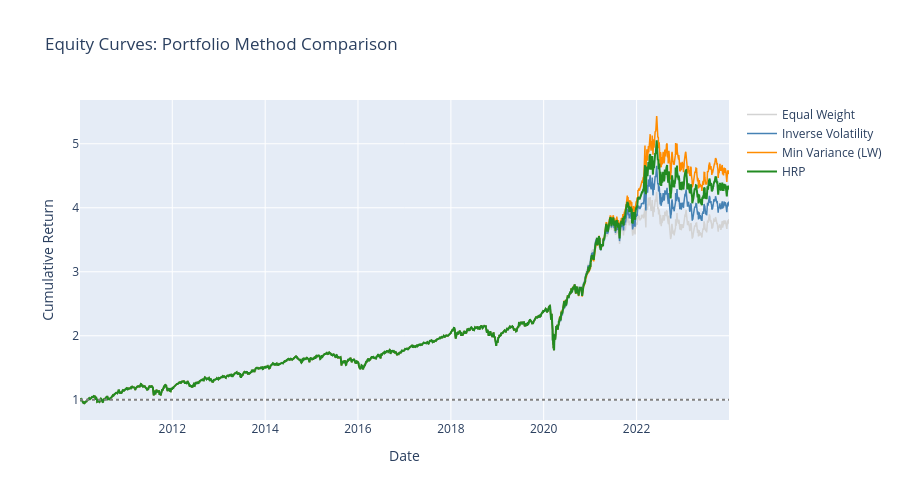

Write notebook code for a chart like this one.
### Code cell
# Equity curves
cumulative = (1 + portfolio_returns).cumprod()

fig = go.Figure()

for col, color in zip(
    cumulative.columns, ["lightgray", "steelblue", "darkorange", "forestgreen"], strict=False
):
    fig.add_trace(
        go.Scatter(
            x=cumulative.index,
            y=cumulative[col],
            mode="lines",
            name=col,
            line=dict(color=color, width=2 if col == "HRP" else 1.5),
        )
    )

fig.add_hline(y=1.0, line_dash="dot", line_color="gray")

fig.update_layout(
    title="Equity Curves: Portfolio Method Comparison",
    xaxis_title="Date",
    yaxis_title="Cumulative Return",
    height=500,
)
fig.show()

### Figure 1 — Plotly figure (JSON) as saved in the notebook; plotly's stock layout.template omitted (floating-point values rounded to 4 significant figures; data arrays with more than 128 entries replaced by an {"elided": "..."} marker saying what was removed)
{"data": [{"line": {"color": "lightgray", "width": 1.5}, "mode": "lines", "name": "Equal Weight", "type": "scatter", "x": {"elided": "3404 str values"}, "y": {"elided": "3404 float values"}}, {"line": {"color": "steelblue", "width": 1.5}, "mode": "lines", "name": "Inverse Volatility", "type": "scatter", "x": {"elided": "3404 str values"}, "y": {"elided": "3404 float values"}}, {"line": {"color": "darkorange", "width": 1.5}, "mode": "lines", "name": "Min Variance (LW)", "type": "scatter", "x": {"elided": "3404 str values"}, "y": {"elided": "3404 float values"}}, {"line": {"color": "forestgreen", "width": 2}, "mode": "lines", "name": "HRP", "type": "scatter", "x": {"elided": "3404 str values"}, "y": {"elided": "3404 float values"}}], "layout": {"height": 500, "shapes": [{"line": {"color": "gray", "dash": "dot"}, "type": "line", "x0": 0, "x1": 1, "xref": "x domain", "y0": 1.0, "y1": 1.0, "yref": "y"}], "title": {"text": "Equity Curves: Portfolio Method Comparison"}, "xaxis": {"title": {"text": "Date"}}, "yaxis": {"title": {"text": "Cumulative Return"}}}}
